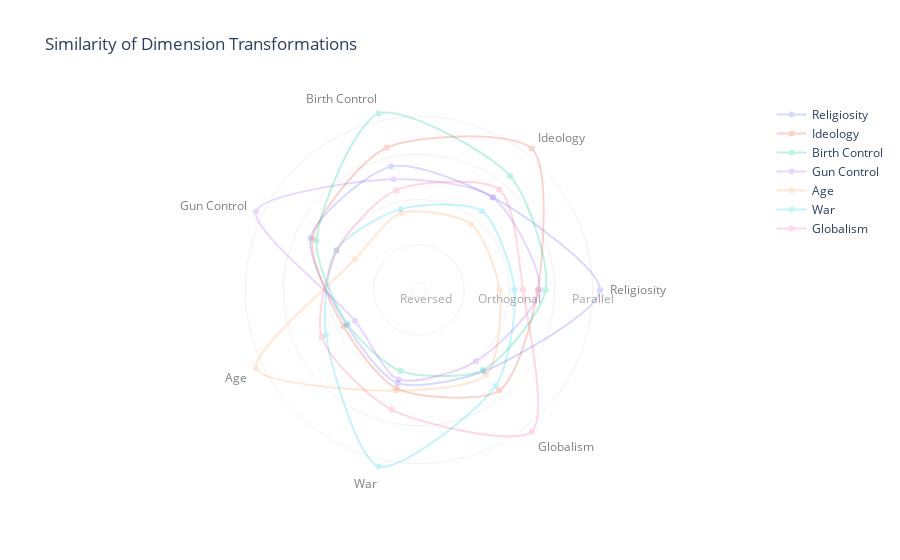

This figure's notebook cell:
### Code cell
fig = go.Figure()
d_names = [d.name for d in dims]
for name,dim in zip(d_names,d):
    dists = list(map((lambda r : cos_sim(dim,r)),d))
    axis = d_names
    axis.append(axis[0])
    dists.append(dists[0])     
    fig.add_trace(
        go.Scatterpolar(
            r=dists, 
            theta=axis,            
            name=name, # name to be exibited on legend and on hover
            hoverinfo='name+r', # what to show on hover (name + data point)
            hovertemplate='Similarity %{r:0.2f}', # Format of data point
            opacity= 0.25,
            line_shape='spline',
            line_smoothing=0.75,
            line_width=2       
        )
    )

layout = {
    "title": "Similarity of Dimension Transformations",
    "polar_bgcolor": 'white',
    "polar_radialaxis_visible": True,
    "polar_radialaxis_showticklabels": True,
    "polar_radialaxis_tickfont_color": 'darkgrey',
    "polar_angularaxis_color": 'grey',
    "polar_angularaxis_showline": False,
    "polar_radialaxis_showline": False,
    "polar_radialaxis_layer": 'below traces',
    "polar_radialaxis_gridcolor": '#F2F2F2',
    "polar_radialaxis_range": (-1,1.1),
    "polar_radialaxis_tickvals": [-0.92,-0.5,0,0.5,0.92],
    "polar_radialaxis_ticktext": ["Reversed","","Orthogonal","","Parallel"],
    "polar_radialaxis_tickmode": 'array' 
}
fig.update_layout(**layout)
# fig.write_html("visualizations/2019_dimension_radial.html")
fig.show()

### Figure 1 — Plotly figure (JSON) as saved in the notebook; plotly's stock layout.template omitted (floating-point values rounded to 4 significant figures)
{"data": [{"hoverinfo": "name+r", "hovertemplate": "Similarity %{r:0.2f}", "line": {"shape": "spline", "smoothing": 0.75, "width": 2}, "name": "Religiosity", "opacity": 0.25, "r": [1.0, 0.3119, 0.3989, 0.3307, -0.11, 0.05484, 0.1493, 1.0], "theta": ["Religiosity", "Ideology", "Birth Control", "Gun Control", "Age", "War", "Globalism", "Religiosity"], "type": "scatterpolar"}, {"hoverinfo": "name+r", "hovertemplate": "Similarity %{r:0.2f}", "line": {"shape": "spline", "smoothing": 0.75, "width": 2}, "name": "Ideology", "opacity": 0.25, "r": [0.3119, 1, 0.6126, 0.3063, -0.07364, 0.1145, 0.4212, 0.3119], "theta": ["Religiosity", "Ideology", "Birth Control", "Gun Control", "Age", "War", "Globalism", "Religiosity", "Religiosity"], "type": "scatterpolar"}, {"hoverinfo": "name+r", "hovertemplate": "Similarity %{r:0.2f}", "line": {"shape": "spline", "smoothing": 0.75, "width": 2}, "name": "Birth Control", "opacity": 0.25, "r": [0.3989, 0.6126, 1.0, 0.2562, -0.1262, -0.0832, 0.1316, 0.3989], "theta": ["Religiosity", "Ideology", "Birth Control", "Gun Control", "Age", "War", "Globalism", "Religiosity", "Religiosity", "Religiosity"], "type": "scatterpolar"}, {"hoverinfo": "name+r", "hovertemplate": "Similarity %{r:0.2f}", "line": {"shape": "spline", "smoothing": 0.75, "width": 2}, "name": "Gun Control", "opacity": 0.25, "r": [0.3307, 0.3063, 0.2562, 1.0, -0.2156, 0.01524, 0.007955, 0.3307], "theta": ["Religiosity", "Ideology", "Birth Control", "Gun Control", "Age", "War", "Globalism", "Religiosity", "Religiosity", "Religiosity", "Religiosity"], "type": "scatterpolar"}, {"hoverinfo": "name+r", "hovertemplate": "Similarity %{r:0.2f}", "line": {"shape": "spline", "smoothing": 0.75, "width": 2}, "name": "Age", "opacity": 0.25, "r": [-0.11, -0.07364, -0.1262, -0.2156, 1.0, 0.141, 0.1946, -0.11], "theta": ["Religiosity", "Ideology", "Birth Control", "Gun Control", "Age", "War", "Globalism", "Religiosity", "Religiosity", "Religiosity", "Religiosity", "Religiosity"], "type": "scatterpolar"}, {"hoverinfo": "name+r", "hovertemplate": "Similarity %{r:0.2f}", "line": {"shape": "spline", "smoothing": 0.75, "width": 2}, "name": "War", "opacity": 0.25, "r": [0.05484, 0.1145, -0.0832, 0.01524, 0.141, 1, 0.356, 0.05484], "theta": ["Religiosity", "Ideology", "Birth Control", "Gun Control", "Age", "War", "Globalism", "Religiosity", "Religiosity", "Religiosity", "Religiosity", "Religiosity", "Religiosity"], "type": "scatterpolar"}, {"hoverinfo": "name+r", "hovertemplate": "Similarity %{r:0.2f}", "line": {"shape": "spline", "smoothing": 0.75, "width": 2}, "name": "Globalism", "opacity": 0.25, "r": [0.1493, 0.4212, 0.1316, 0.007955, 0.1946, 0.356, 1, 0.1493], "theta": ["Religiosity", "Ideology", "Birth Control", "Gun Control", "Age", "War", "Globalism", "Religiosity", "Religiosity", "Religiosity", "Religiosity", "Religiosity", "Religiosity", "Religiosity"], "type": "scatterpolar"}], "layout": {"polar": {"angularaxis": {"color": "grey", "showline": false}, "bgcolor": "white", "radialaxis": {"gridcolor": "#F2F2F2", "layer": "below traces", "range": [-1, 1.1], "showline": false, "showticklabels": true, "tickfont": {"color": "darkgrey"}, "tickmode": "array", "ticktext": ["Reversed", "", "Orthogonal", "", "Parallel"], "tickvals": [-0.92, -0.5, 0, 0.5, 0.92], "visible": true}}, "title": {"text": "Similarity of Dimension Transformations"}}}
